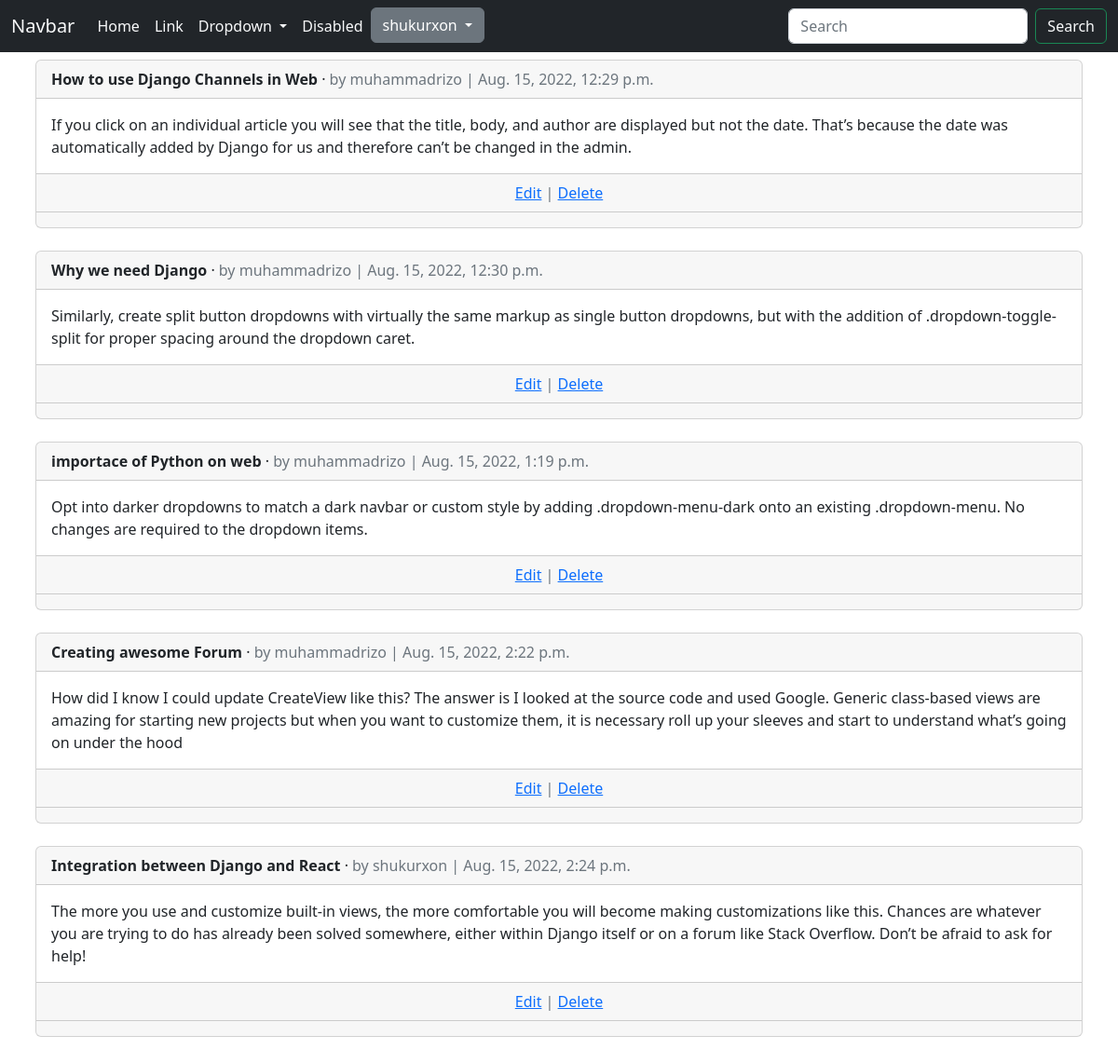
/articles/ (signed in), run on the app's committed database.
### users/models.py (models this page shows)
class CustomUser(AbstractUser):
	age = models.PositiveIntegerField(null=True, blank=True)

### articles/models.py (models this page shows, shortened)
class Article(models.Model):
	title = models.CharField(max_length=250)
	body = models.TextField()
	date = models.DateTimeField(auto_now_add=True)
	author = models.ForeignKey(get_user_model(), on_delete=models.CASCADE)

### articles/views.py (the view)
# urls.py: path('', ArticleListView.as_view(), name='article_list'),
class ArticleListView(LoginRequiredMixin, ListView):
	model = Article
	template_name = 'article_list.html'
	login_url = 'login'

### templates/article_list.html (shortened to what this page needs)
{% extends 'base.html' %}
{% block content %}
<div class='container p-2'>
{% for article in object_list %}
<div class="card">
<div class="card-header">
<span class="font-weight"><b> {{ article.title }} </b></span> &middot;
<span class="text-muted">by {{ article.author }} |
{{ article.date }}</span>
</div>
<div class="card-body">
{{ article.body }}
</div>
<div class="card-footer text-center text-muted">
<a href="{% url 'article_update' article.pk %}">Edit</a> |
<a href="{% url 'article_delete' article.pk %}">Delete</a>
</div>
<div class="card-footer">
</div>
</div>
<br />
{% endfor %}
</div>
{% endblock content %}

### templates/base.html (shortened to what this page needs)
<!DOCTYPE html>
<html>
<head>
<link href="https://cdn.jsdelivr.net/npm/bootstrap@5.2.0/dist/css/bootstrap.min.css" rel="stylesheet">
</head>
<body>
   <nav class="navbar navbar-expand-lg bg-dark">
  <div class="container-fluid">
    <a class="navbar-brand text-light" href="{% url 'home' %}">Navbar</a>
    <div class="collapse navbar-collapse" id="navbarSupportedContent">
      <ul class="navbar-nav me-auto mb-2 mb-lg-0">
        <li class="nav-item">
          <a class="nav-link active text-light" aria-current="page" href="#">Home</a>
        </li>
        <li class="nav-item">
          <a class="nav-link text-light" href="#">Link</a>
        </li>
        <li class="nav-item dropdown">
          <a class="nav-link dropdown-toggle text-light" href="#" role="button" data-bs-toggle="dropdown" aria-expanded="false">
            Dropdown
          </a>
        </li>
        <li class="nav-item">
          <a class="nav-link disabled text-light">Disabled</a>
        </li>
         {% if user.is_authenticated%}
        <div class="dropdown">
  <button class="btn btn-secondary dropdown-toggle" type="button" data-bs-toggle="dropdown" aria-expanded="false">
   {{user.username}} </button>
</div>
  {% endif %}
      </ul>
      <form class="d-flex" role="search">
        <input class="form-control me-2" type="search" placeholder="Search" aria-label="Search">
        <button class="btn btn-outline-success text-light" type="submit">Search</button>
      </form>
    </div>
  </div>
</nav>
{% block content %}
{% endblock content %}
</body>
</html>

### data on the page
CustomUser: username "shukurxon"
Article: title "How to use Django Channels in Web", author "muhammadrizo", date "Aug. 15, 2022, 12:29 p.m.", body "If you click on an individual article you will see that the title, body, and author are displayed but not the date. That’s because the date was automatically added by Django for us and therefore can’t be changed in the admin."
Article: title "Why we need Django", author "muhammadrizo", date "Aug. 15, 2022, 12:30 p.m.", body "Similarly, create split button dropdowns with virtually the same markup as single button dropdowns, but with the addition of .dropdown-toggle-split for proper spacing around the dropdown caret."
Article: title "importace of Python on web", author "muhammadrizo", date "Aug. 15, 2022, 1:19 p.m.", body "Opt into darker dropdowns to match a dark navbar or custom style by adding .dropdown-menu-dark onto an existing .dropdown-menu. No changes are required to the dropdown items."
Article: title "Creating awesome Forum", author "muhammadrizo", date "Aug. 15, 2022, 2:22 p.m.", body "How did I know I could update CreateView like this? The answer is I looked at the source code and used Google. Generic class-based views are amazing for starting new projects but when you want to customize them, it is necessary roll up your sleeves and start to understand what’s going on under the hood"
Article: title "Integration between Django and React", author "shukurxon", date "Aug. 15, 2022, 2:24 p.m.", body "The more you use and customize built-in views, the more comfortable you will become making customizations like this. Chances are whatever you are trying to do has already been solved somewhere, either within Django itself or on a forum like Stack Overflow. Don’t be afraid to ask for help!"
